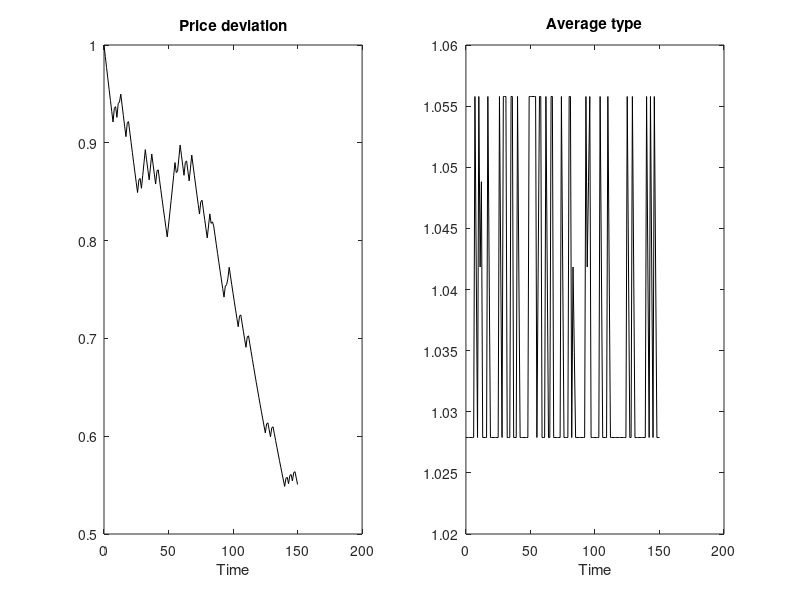
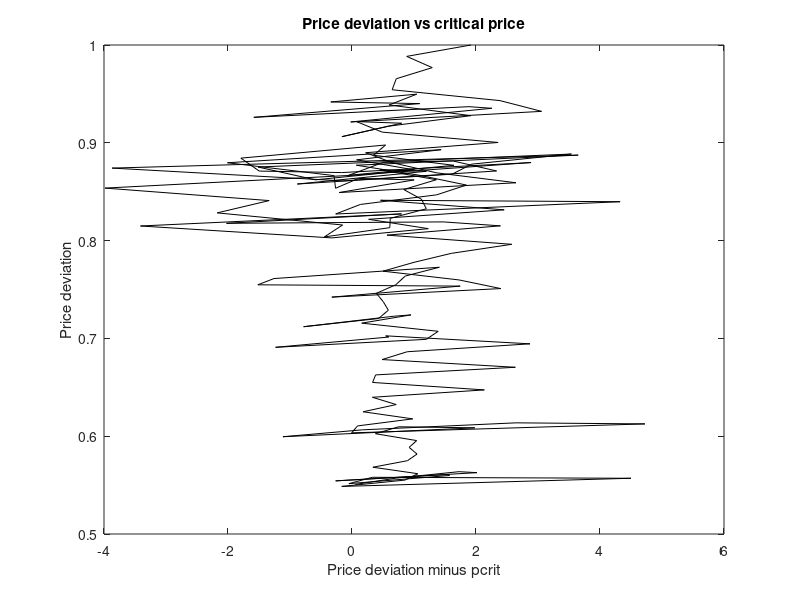
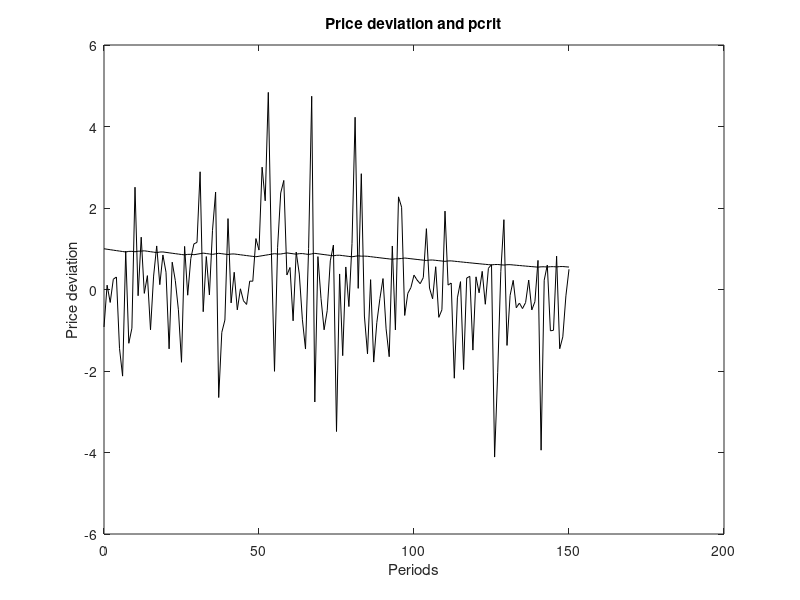

The MATLAB script that drew these images, in order:
%Simulation of application with fluctutating price and types. 
%Case of gamma --> infty. Last updated: Sep 20, 2023. 
%Written by M. Hatcher (m.c.hatcher@soton.ac.uk)

%clear; clc;

%Calibration
xbar = 0; %Supply per person
r = 0.04; phi = 0.5; deltta = 1/phi; dbar = 0.5;  %star poles example  %gama = 2.5; 
T = 500;  %no. of periods
pf = ( dbar - xbar/deltta )/ r;  %Steady state fundamental price
n = 3;   %no. of agents

%Plots
samp = 150;
t1 = 1; t2 = t1+samp;
%t2 = T; t1 = T-samp;

%--------------------------------
%Initial matrices (for storage)
%--------------------------------
U_net = NaN(n,n); sum_U = NaN(n,1); rat = sum_U; 
Beliefs = NaN(n,T); X = Beliefs; U = Beliefs; U_tild = U; g= U; 
p = NaN(T,1); dev = p; p_crit = p; gap = p; gbar = p; cap_gain = p; check = p; 
dev_lag = dev; gbar_lag = dev;

%-----------------
%Dividend shocks
%-----------------
%Truncated normal distribution
rng(3)
sigma_d = 0.05;  
pd = makedist('Normal','mu',0,'sigma',sigma_d);
pd_t = truncate(pd,-dbar,dbar);
shock0 = random(pd_t,1,1);
shocks = random(pd_t,T,1);

%----------------------------
%Initial types and network
%----------------------------
g_init = zeros(1,n);
eps = 0.001;
%eps = -0.01;
g_init(1,1) = 1; g_init(1,2) = 1+r; g_init(1,3) = (1+r+eps)^2;
A = [1 0 0; 1 1 1; 0 0 1]; 

%----------------
%Initial values
%----------------
gbar_init = sum(g_init)/n;
p0 = pf + 1; %0.1,1
plag2 = pf + ((1+r)/gbar_init)^2*(p0-pf);
plag1 = (  dbar  +  (1-sum(g_init)/n)*pf + sum(g_init)/n*plag2  - xbar/deltta )  /(1+r);
plag1_crit = sum(g_init)/n*(xbar/deltta)/((1+r)^2 - sum(g_init)/n); 
gap_lag1 = (plag1 - pf) - plag1_crit;

g0 = g_init';
p0_check = (  dbar  +  (1-sum(g0)/n)*pf + sum(g0)/n*plag1  - xbar/deltta )  /(1+r);
p0_crit = sum(g0)/n*(xbar/deltta + shock0)/((1+r)^2- sum(g0)/n);
ptild0 = p0-pf;  gap0 = (p0-pf) - p0_crit;
       
%----------------------------------------------
%Computation of demands and fitness (period 0)
%----------------------------------------------
Beliefs_lag1 = (1-g_init)*pf + g_init*plag2;
Xlag = deltta*(Beliefs_lag1 + dbar - (1+r)*plag1);
Beliefs0 = (1-g0)*pf + g0*plag1;
X0 = deltta*(Beliefs0 + dbar - (1+r)*p0);
U0 = (p0 + dbar - (1+r)*plag1)*Xlag;

cap_gain0 = p0 + dbar + shock0 - (1+r)*plag1;
cap_gain_lag1 = plag1 + dbar - (1+r)*plag2;
dev0 = p0 - pf;  gap0 = p0 - pf - p0_crit;
gbar0 = mean(g0);
    
%------------------
% Simulation
%------------------ 
for t=1:T

    if t==1 

        for i=1:n

        %For gamma --> infty    
        g_init_adj = g0;
        A_vec = A(i,:)';
        g_init_adj(A_vec==0) = NaN;

        %Find maximal agents
        if cap_gain0*dev0 > 0 
            [row,col] = find(g_init_adj==max(g_init_adj));
        elseif cap_gain0*dev0 < 0
            [row,col] = find(g_init_adj==min(g_init_adj));
        end

         nstar = length(row);   %Number of maximal agents
         V = zeros(1,n);
            for j = row
                 V(j) = 1/nstar;
             end 
         g(i,1) = V*g0;

        end

 
p(1) = (  dbar  +  (1-sum(g(1:n,1))/n)*pf + sum(g(1:n,1))/n*p0 - xbar/deltta )  /(1+r); 
dev(1) = p(1) - pf;
p_crit(1) = sum(g(1:n,1))/n*( (xbar/deltta) + shocks(1) ) /((1+r)^2 - sum(g(1:n,1))/n);
gap(1) = dev(1) - p_crit(1);

%Computation of demands and fitness
Beliefs(1:n,1) = (1-g(1:n,1))*pf + g(1:n,1)*p0;
X(1:n,1) = deltta*(Beliefs(1:n,1) + dbar - (1+r)*p(1));
U(1:n,1) = (p(1) + dbar - (1+r)*p0)*X0;

cap_gain(1) = p(1) + dbar + shocks(1) - (1+r)*p0;
gbar(1) = sum(g(1:n,1))/n;

    elseif t>=2 

%----------------------
% Dates t>=2
%----------------------         
     
    for i=1:n
            if t==2
                g_adj = g0;
            elseif t > 2
                g_adj = g(1:n,t-2);
            end
            A_vec = A(i,:)';
            g_adj(A_vec==0) = NaN;

            %Find maximal agents
            if cap_gain(t-1)*dev(t-1) > 0
                [row,col] = find(g_adj==max(g_adj));
            elseif cap_gain(t-1)*dev(t-1) < 0
                [row,col] = find(g_adj==min(g_adj));
            end
                 
            nstar = length(row);   %Number of maximal agents
            V = zeros(1,n);
                for j = row
                    V(j) = 1/nstar;
                end 
            g(i,t) = V*g(1:n,t-1);

    end

p(t) = (  dbar  +  (1-sum(g(1:n,t))/n)*pf + sum(g(1:n,t))/n*p(t-1) - xbar/deltta )  /(1+r);
dev(t) = p(t) - pf;
dev_lag(t) = dev(t-1);
p_crit(t) = sum(g(1:n,t))/n*( (xbar/deltta) + shocks(t) )/((1+r)^2 - sum(g(1:n,t))/n);
gap(t) = dev(t) - p_crit(t);

%Computation of indvidual demands and fitness
Beliefs(1:n,t) = (1-g(1:n,t))*pf + g(1:n,t)*p(t-1);
X(1:n,t) = deltta*( Beliefs(1:n,t) + dbar - (1+r)*p(t) );
Xweighted = (1/n)*X(1:n,t);
U(1:n,t) = (p(t) + dbar - (1+r)*p(t-1))*X(1:n,t-1);

gbar(t) = sum(g(1:n,t))/n;
gbar_lag(t) = gbar(t-1);
cap_gain(t) = p(t) + dbar + shocks(t) - (1+r)*p(t-1);
check(t) = sum(Xweighted)-xbar;   %Market clearing

    end

end

gbar_end = gbar(end);

%Variables for plotting
Period = 1:T;
Periods = [0; Period'];
%ptild = [plag2-pf; plag1-pf; p0-pf; dev'];
ptild = [p0-pf; dev];
price = [p0; p];
pcrit = [p0_crit; p_crit]; 
diff = [gap0; gap]; 

gstack = [g0 g];
Belief = [Beliefs0 Beliefs];
Demands = [X0 X];
gmean = [gbar0; gbar];
Cap_gain = [cap_gain0; cap_gain];
zero = zeros(1,length(Periods));

figure(1)
subplot(1,2,1), plot(Periods(t1:t2),ptild(t1:t2),'k'), title('Price deviation'), xlabel('Time'), hold off, 
%axis([-inf,inf,-inf,inf])
subplot(1,2,2), plot(Periods(1:samp+1), gbar(t1:t2),'k'), title('Average type'), xlabel('Time'), hold off
%axis([-inf,inf,-inf,inf])

figure(2)
plot(ptild(t1:t2) - pcrit(t1:t2),ptild(t1:t2),'k'), title('Price deviation vs critical price')
xlabel('Price deviation minus pcrit'), ylabel('Price deviation')

figure(3)
plot(Periods(t1:t2),pcrit(t1:t2),'k'), hold on, plot(Periods(1:samp+1),ptild(t1:t2),'k'), title('Price deviation and pcrit')
xlabel('Periods'), ylabel('Price deviation')
